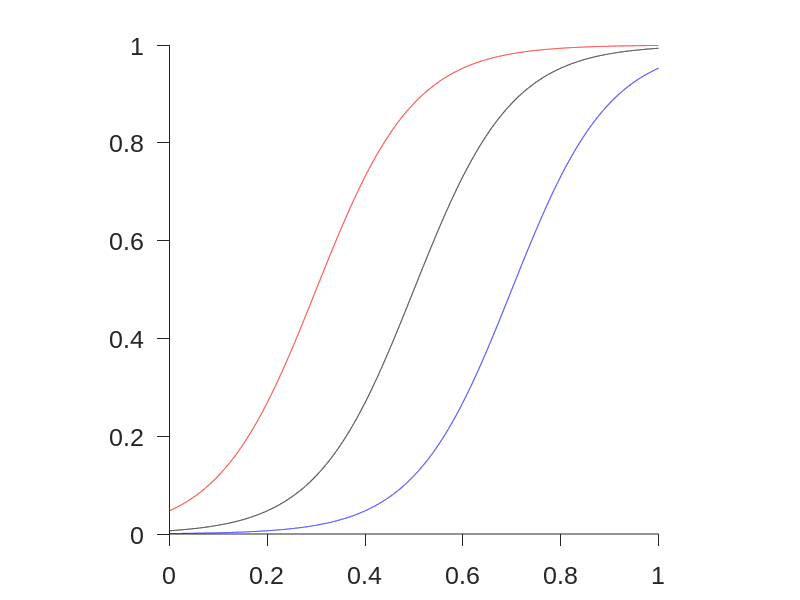
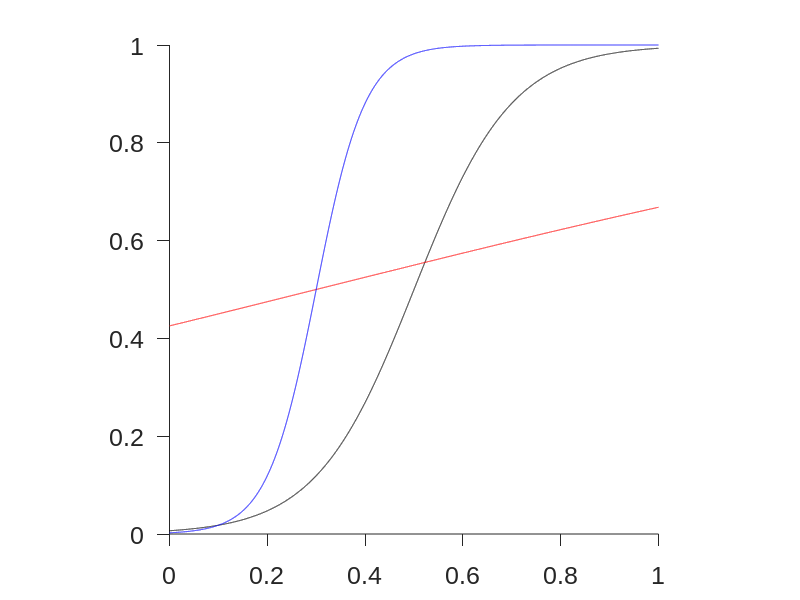

Source code (MATLAB) for these figures, in order:
x = linspace(0,1, 20000);

f = @(x,a,b) 1./( 1+exp( -(x-a)./b) );

figure(1); 
plot( x, f(x,0.5,0.1),'color','k' ); 
hold on;
plot( x, f(x,0.3,0.1),'color','r' );
plot( x, f(x,0.7,0.1) ,'color','b');
axis square; box off;
set(gca,'fontsize',18,'fontname','arial','tickdir','out','ticklength',[0.02,0.04]);

figure(2); 
plot( x, f(x,0.5,0.1),'color','k' ); 
hold on;
plot( x, f(x,0.3,1),'color','r' );
plot( x, f(x,0.3,0.05) ,'color','b');
axis square; box off;
set(gca,'fontsize',18,'fontname','arial','tickdir','out','ticklength',[0.02,0.04]);